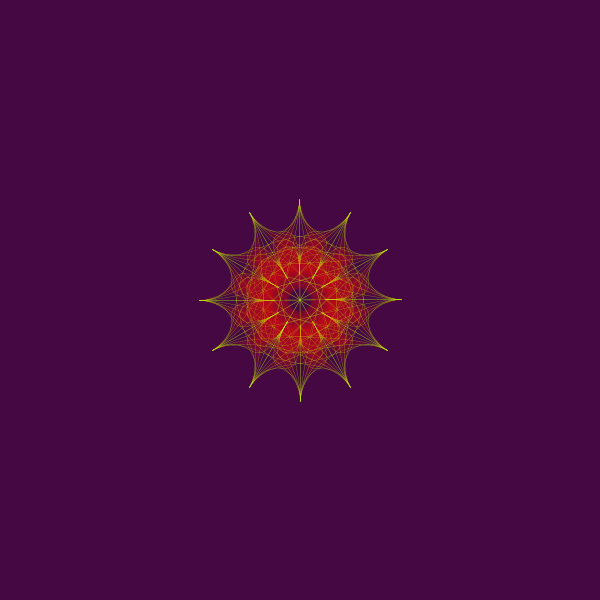
Frame 1 (no input)
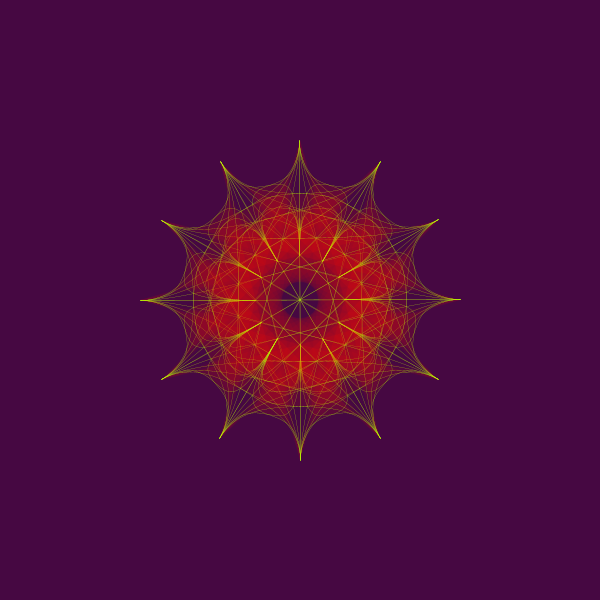
Frame 60 (the mouse pressed at the canvas centre just before this capture)
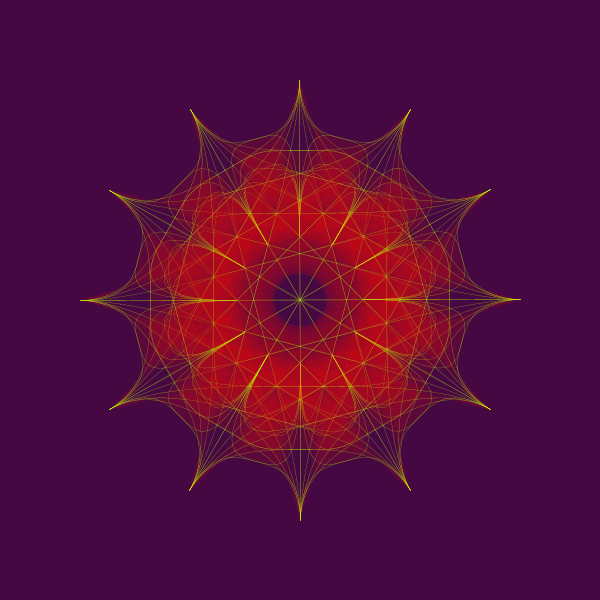
Frame 120 (the mouse held since frame 60 and released just before this capture)

The Processing sketch that drew these frames (run headless with seeded random() and noise(); from frame 60 on, the mouse is pressed at the canvas centre):

// Processing sketch: processing_187576
// ── processing_187576.pde

// sketch influenced by Ira Greenberg'
// "Creative Coding" book. Ch7 Curves
float rad1, rad2, incr1, incr2;
int sze;
void setup() {
  sze = 300;
  //size(sze*2, sze*2);// not in JsMode
  size(600, 600);
  rad1 = 100;
  rad2 = 100;
  incr1 = 1.3;
  incr2 = 1;
}

void draw() {
  background(#460842);
  stroke(#B7FF03);
  fill(255, 0, 0, 15);
  strokeWeight(.2);
  rad1 += incr1;
  rad2 += incr2;
  if (rad1 > sze || rad1 < -sze) incr1 *= -1;
  if (rad2 > sze || rad2 < -sze) incr2 *= -1;

  translate(width/2, height/2);

  // plot circumference points 
  for (int i = 0; i < 360; i+=30) {
    float dx1 = (sin(radians(i)) * rad1);
    float dy1 = (cos(radians(i)) * rad1);
    for (int j = 0; j < 360; j+=30) {
      float dx2 = (sin(radians(j)) * rad2);
      float dy2 = (cos(radians(j)) * rad2);
      bezier(dx1/4, dy1/4, 
      dx1, dy1, 
      dx2/2, dy2/2, 
      dx2, dy2);
    }
  }
}
